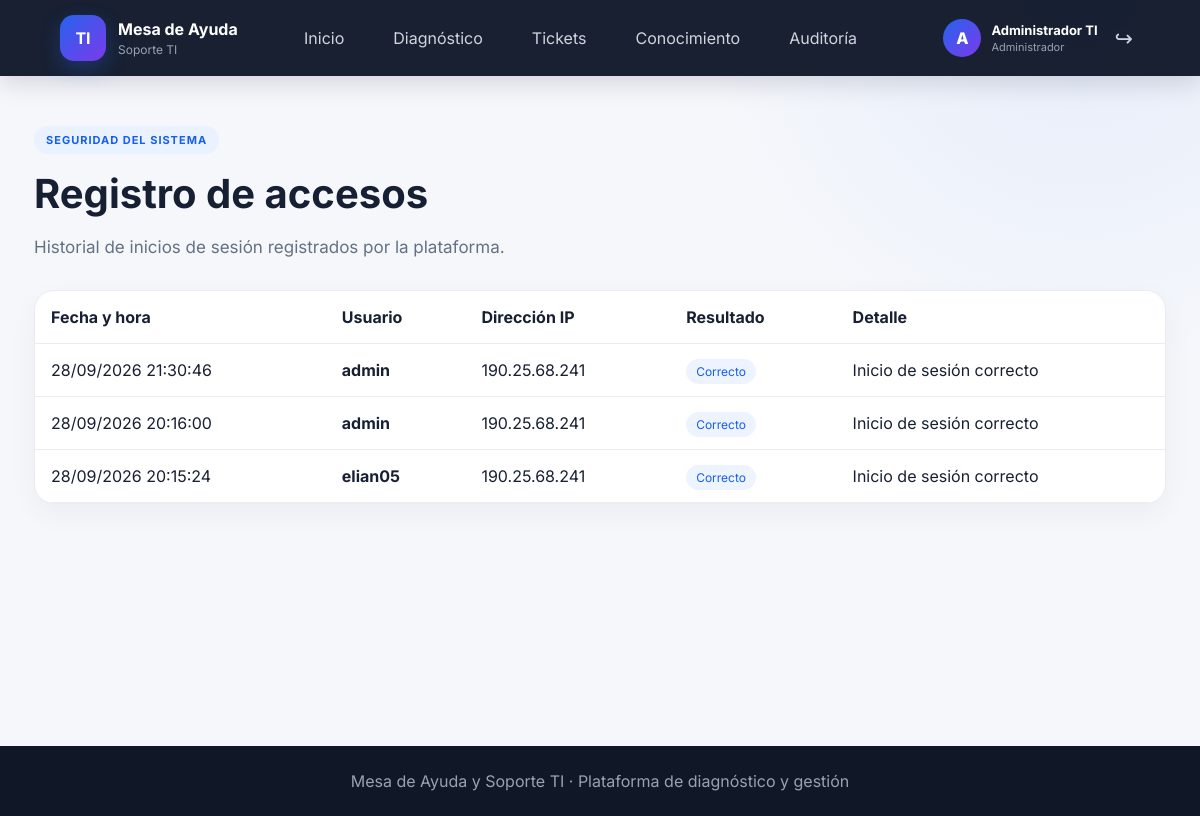
Page /accesos/ (signed in) on the earlier database version.
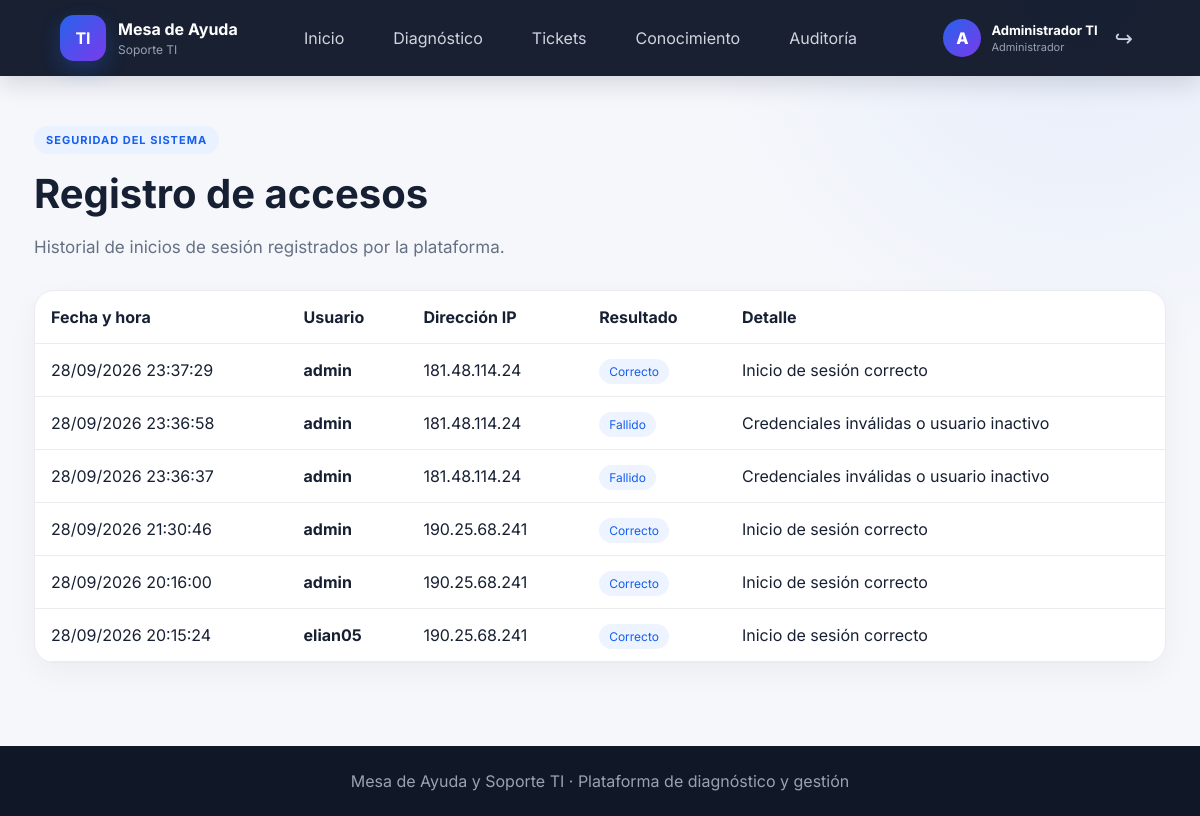
Same page on the later database version.
### models/usuario.py (models this page shows, shortened)
class RegistroAcceso(db.Model):
    __tablename__ = "registros_acceso"
    id = db.Column(db.Integer, primary_key=True)
    usuario_id = db.Column(
        db.Integer,
        db.ForeignKey("usuarios.id"),
        nullable=True
    )
    usuario = db.Column(db.String(50), nullable=False)
    fecha_hora = db.Column(
        db.DateTime,
        default=datetime.utcnow,
        nullable=False
    )
    ip = db.Column(
        db.String(64),
        nullable=True
    )
    exitoso = db.Column(
        db.Boolean,
        nullable=False,
        default=True
    )
    motivo = db.Column(
        db.String(255),
        nullable=True
    )
    usuario_relacion = db.relationship(
        "Usuario",
        backref=db.backref("registros_acceso", lazy=True)
    )

### routes/accesos.py (the view)
@accesos_bp.route("/")
def listar():
    if session.get("rol") != "administrador":
        abort(403)
    registros = RegistroAcceso.query.order_by(
        RegistroAcceso.fecha_hora.desc()
    ).limit(200).all()
    return render_template(
        "accesos.html",
        registros=registros
    )

### templates/accesos.html (shortened to what this page needs)
{% extends "base.html" %}
{% block content %}
<section class="page-container">
    <span class="badge">SEGURIDAD DEL SISTEMA</span>
    <h1>Registro de accesos</h1>
    <p class="description">
        Historial de inicios de sesión registrados por la plataforma.
    </p>
    <div class="table-wrap">
        <table>
            <thead>
                <tr>
                    <th>Fecha y hora</th>
                    <th>Usuario</th>
                    <th>Dirección IP</th>
                    <th>Resultado</th>
                    <th>Detalle</th>
                </tr>
            </thead>
            <tbody>
                {% for registro in registros %}
                <tr>
                    <td>{{ registro.fecha_hora.strftime('%d/%m/%Y %H:%M:%S') }}</td>
                    <td><strong>{{ registro.usuario }}</strong></td>
                    <td>{{ registro.ip or 'No disponible' }}</td>
                    <td>
                        {% if registro.exitoso %}
                            <span class="status-badge success-badge">Correcto</span>
                        {% else %}
                            <span class="status-badge warning-badge">Fallido</span>
                        {% endif %}
                    </td>
                    <td>{{ registro.motivo or '—' }}</td>
                </tr>
                {% else %}
                <tr>
                    <td colspan="5">Todavía no hay registros de acceso.</td>
                </tr>
                {% endfor %}
            </tbody>
        </table>
    </div>
</section>
{% endblock %}

### templates/base.html (shortened to what this page needs)
<!DOCTYPE html>
<html lang="es">
<head>
    <link rel="stylesheet" href="{{ url_for('static', filename='css/style.css') }}">
</head>
<body>
<header class="topbar">
    <a class="logo" href="{{ url_for('main.inicio') }}">
        <div class="logo-icon">TI</div>
        <div>
            <strong>Mesa de Ayuda</strong>
            <span>Soporte TI</span>
        </div>
    </a>
    <nav>
        <a href="{{ url_for('main.inicio') }}">Inicio</a>
        <a href="{{ url_for('diagnostico.iniciar') }}">Diagnóstico</a>
        <a href="{{ url_for('tickets.listar') }}">Tickets</a>
        <a href="{{ url_for('conocimiento.listar') }}">Conocimiento</a>
        {% if session.get("rol") == "administrador" %}
        <a href="{{ url_for('accesos.listar') }}">Auditoría</a>
        {% endif %}
    </nav>
    <div class="user-menu">
        <div class="user-avatar">{{ (session.get('nombre', 'U')[0])|upper }}</div>
        <div class="user-info">
            <strong>{{ session.get('nombre', 'Usuario') }}</strong>
            <span>{{ session.get('rol', 'tecnico')|capitalize }}</span>
        </div>
        <a class="logout-link" href="{{ url_for('auth.logout') }}" title="Cerrar sesión">↪</a>
    </div>
</header>
<main>
{% block content %}{% endblock %}
</main>
<footer>
    <p>Mesa de Ayuda y Soporte TI · Plataforma de diagnóstico y gestión</p>
</footer>
</body>
</html>

### static/css/style.css (style rules this page uses)
* { box-sizing: border-box; margin: 0; padding: 0; }
body { font-family: Arial, Helvetica, sans-serif; background: #f4f7fb; color: #172033; min-height: 100vh; }
.topbar { min-height: 72px; background: #101828; color: white; display: flex; align-items: center; justify-content: space-between; padding: 15px 7%; }
.logo { display: flex; align-items: center; gap: 12px; }
.logo-icon { width: 42px; height: 42px; background: #155eef; border-radius: 10px; display: flex; align-items: center; justify-content: center; font-weight: bold; }
.logo strong, .logo span { display: block; }
.logo span { color: #98a2b3; font-size: 12px; margin-top: 3px; }
nav { display: flex; gap: 25px; }
nav a { color: #d0d5dd; text-decoration: none; }
main { min-height: calc(100vh - 130px); }
.badge { display: inline-block; padding: 7px 12px; background: #eaf2ff; color: #155eef; border-radius: 30px; font-size: 11px; font-weight: bold; letter-spacing: 1px; }
.hero p, .description { color: #667085; line-height: 1.7; font-size: 17px; margin-bottom: 28px; }
.hero-card, .stat-card, .feature-card, .question-card, .ticket-form, .table-wrap, .knowledge-card, .solution-box, .progress-container { background: white; border: 1px solid #eaecf0; border-radius: 20px; }
.features, .page-container, .diagnostic-container, .result-container { max-width: 1180px; margin: auto; padding: 0 24px 80px; }
.diagnostic-header h1, .page-container h1 { font-size: 40px; margin: 15px 0; }
.success-badge { background: #ecfdf3; color: #027a48; }
.warning-badge { background: #fffaeb; color: #b54708; }
.page-container { padding-top: 50px; }
.table-wrap { overflow-x: auto; }
table { width: 100%; border-collapse: collapse; }
th, td { padding: 16px; text-align: left; border-bottom: 1px solid #eaecf0; }
.status-badge { background: #eef4ff; color: #155eef; padding: 5px 10px; border-radius: 20px; font-size: 12px; }
footer { background: #101828; color: #98a2b3; text-align: center; padding: 25px; }
body { font-family: "Inter", Arial, Helvetica, sans-serif; background: radial-gradient(circle at 90% 0%, rgba(37,99,235,.07), transparent 28%), #f5f7fb; }
.topbar { position: sticky; top: 0; z-index: 100; min-height: 76px; padding: 12px 5%; background: rgba(15, 23, 42, .96); backdrop-filter: blur(16px); box-shadow: 0 8px 25px rgba(15,23,42,.14); }
.logo { color: white; text-decoration: none; }
.logo-icon { width: 46px; height: 46px; border-radius: 14px; background: linear-gradient(135deg, #2563eb, #7c3aed); box-shadow: 0 8px 20px rgba(37,99,235,.3); }
nav a { padding: 9px 12px; border-radius: 9px; transition: .2s ease; }
.user-menu { display: flex; align-items: center; gap: 10px; margin-left: 20px; }
.user-avatar { width: 38px; height: 38px; border-radius: 50%; display: grid; place-items: center; background: linear-gradient(135deg,#2563eb,#7c3aed); color: white; font-weight: 800; }
.user-info { display: flex; flex-direction: column; min-width: 90px; }
.user-info strong { color: white; font-size: 13px; }
.user-info span { color: #98a2b3; font-size: 11px; margin-top: 2px; }
.logout-link { color: #cbd5e1; text-decoration: none; font-size: 22px; padding: 7px; border-radius: 8px; }
.hero-card, .stat-card, .feature-card, .question-card, .ticket-form, .table-wrap, .knowledge-card, .solution-box, .progress-container { box-shadow: 0 10px 30px rgba(15,23,42,.045); }

Differences in the rows shown:
added RegistroAcceso: fecha_hora "28/09/2026 23:37:29", usuario "admin", ip "181.48.114.24", exitoso "Correcto", motivo "Inicio de sesión correcto"
added RegistroAcceso: fecha_hora "28/09/2026 23:36:58", usuario "admin", ip "181.48.114.24", exitoso "Fallido", motivo "Credenciales inválidas o usuario inactivo"
added RegistroAcceso: fecha_hora "28/09/2026 23:36:37", usuario "admin", ip "181.48.114.24", exitoso "Fallido", motivo "Credenciales inválidas o usuario inactivo"
